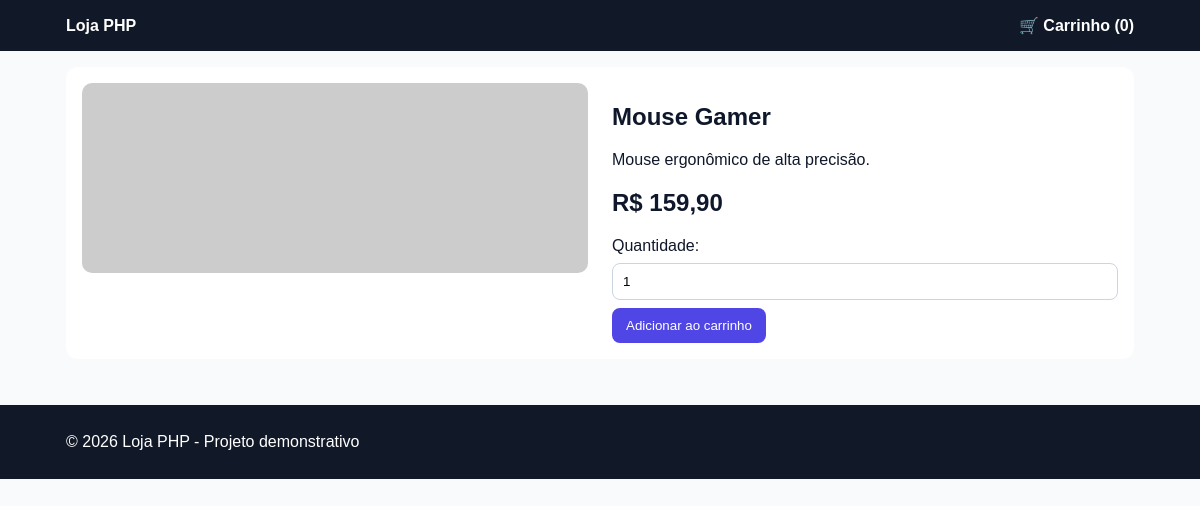
/loja_php/product.php?id=3, run on the app's committed database.
### tables this page shows
CREATE TABLE IF NOT EXISTS produtos (
  id INT AUTO_INCREMENT PRIMARY KEY,
  nome VARCHAR(120) NOT NULL,
  descricao TEXT NOT NULL,
  preco DECIMAL(10,2) NOT NULL,
  imagem VARCHAR(255) NOT NULL
);

### loja_php/config/database.php (called while the page is built, shortened)
<?php
function getPDO(): PDO
{
    static $pdo = null;
    if ($pdo === null) {
        $dsn = 'mysql:host=' . DB_HOST . ';dbname=' . DB_NAME . ';charset=' . DB_CHARSET;
        $options = [
            PDO::ATTR_ERRMODE => PDO::ERRMODE_EXCEPTION,
            PDO::ATTR_DEFAULT_FETCH_MODE => PDO::FETCH_ASSOC,
            PDO::ATTR_EMULATE_PREPARES => false,
        ];
        $pdo = new PDO($dsn, DB_USER, DB_PASS, $options);
    }
    return $pdo;
}

### loja_php/includes/functions.php (called while the page is built, shortened)
<?php
require_once __DIR__ . '/../config/database.php';
function h(string $value): string
{
    return htmlspecialchars($value, ENT_QUOTES, 'UTF-8');
}
function getProductById(int $id): ?array
{
    $stmt = getPDO()->prepare('SELECT id, nome, descricao, preco, imagem FROM produtos WHERE id = :id LIMIT 1');
    $stmt->execute(['id' => $id]);
    $product = $stmt->fetch();
    return $product ?: null;
}

### loja_php/product.php (the view, shortened to what this page needs)
<?php
require_once __DIR__ . '/includes/functions.php';
$id = filter_input(INPUT_GET, 'id', FILTER_VALIDATE_INT);
$product = $id ? getProductById($id) : null;
require __DIR__ . '/includes/header.php';
?>
<article class="product-page">
    <img src="<?php echo h($product['imagem']); ?>" alt="<?php echo h($product['nome']); ?>">
    <div>
        <h1><?php echo h($product['nome']); ?></h1>
        <p><?php echo h($product['descricao']); ?></p>
        <h2>R$ <?php echo number_format((float) $product['preco'], 2, ',', '.'); ?></h2>
        <form method="post" class="inline-form">
            <label>Quantidade:</label>
            <input type="number" min="1" name="qty" value="1">
            <button class="btn" type="submit">Adicionar ao carrinho</button>
        </form>
    </div>
</article>
<?php require __DIR__ . '/includes/footer.php'; ?>

### loja_php/assets/css/style.css (style rules this page uses)
:root { --primary:#4f46e5; --danger:#dc2626; --bg:#f8fafc; --text:#0f172a; }
* { box-sizing:border-box }
body { margin:0;font-family:Arial,sans-serif;background:var(--bg);color:var(--text) }
.card img,.product-page img { width:100%;height:190px;object-fit:cover;border-radius:10px }
.product-page { display:grid;grid-template-columns:1fr 1fr;gap:24px;background:#fff;padding:16px;border-radius:12px }
.btn { background:var(--primary);color:#fff;padding:10px 14px;border:none;border-radius:8px;text-decoration:none;cursor:pointer;display:inline-block }
.inline-form { display:flex;gap:8px;align-items:center;flex-wrap:wrap }
input,textarea { width:100%;padding:10px;border:1px solid #cbd5e1;border-radius:8px }

### data on the page
produtos: nome "Mouse Gamer", descricao "Mouse ergonômico de alta precisão.", preco "159,90"

### other printed values
$cartCount "0"
